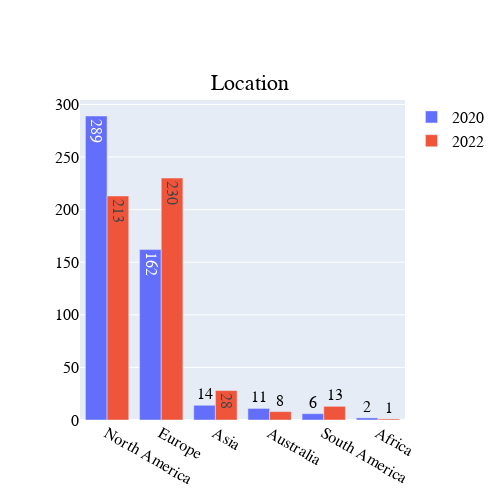

Notebook source saved alongside this figure:
### Code cell
#location 
location_2021 = pd.read_csv('C:\\Users\\ssivagur\\Documents\\2021_Image_analysis_survey_data\\Where_do_you_currently_primarily_work.txt')
location_2021= location_2021.rename(columns={'0':'location'})

#combined figure
loc = go.Figure()

loc.add_traces(go.Bar(name='2020', x=location_2021['location'].value_counts().index, y=location_2021['location'].value_counts().values, text=location_2021['location'].value_counts().values))
loc.add_traces(go.Bar(name='2022', x=data['Location'].value_counts().index, y=data['Location'].value_counts().values, text=data['Location'].value_counts().values))
loc.update_layout(width=500, height=500, title='Location', title_x=0.5, title_y=0.85, font=dict(family='Helvetica', color="Black", size=16), legend=dict(title_font_family = 'Helvetica', font=dict(size=16, color="Black")))

### Figure 1 — Plotly figure (JSON) as saved in the notebook; plotly's stock layout.template omitted (floating-point values rounded to 4 significant figures)
{"data": [{"name": "2020", "text": [289, 162, 14, 11, 6, 2], "type": "bar", "x": ["North America", "Europe", "Asia", "Australia", "South America", "Africa"], "y": [289, 162, 14, 11, 6, 2]}, {"name": "2022", "text": [230, 213, 28, 13, 8, 1], "type": "bar", "x": ["Europe", "North America", "Asia", "South America", "Australia", "Africa"], "y": [230, 213, 28, 13, 8, 1]}], "layout": {"font": {"color": "Black", "family": "Helvetica", "size": 16}, "height": 500, "legend": {"font": {"color": "Black", "size": 16}, "title": {"font": {"family": "Helvetica"}}}, "title": {"text": "Location", "x": 0.5, "y": 0.85}, "width": 500}}
